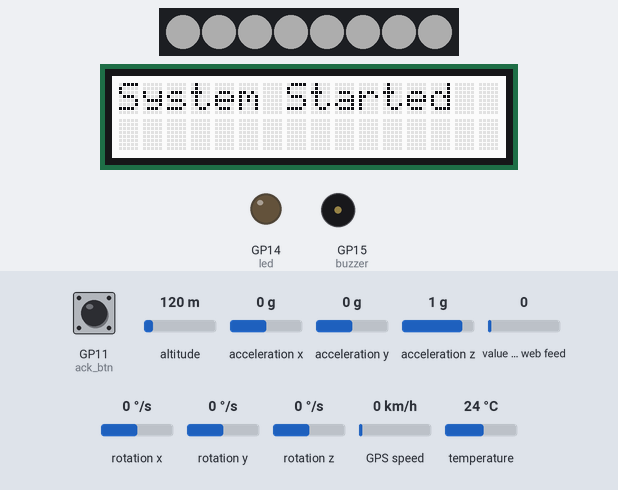
The program below on a simulated Raspberry Pi Pico running MicroPython. Parts: 8 RGB LEDs in strip order, left to right, 16×2 character LCD, output pins drawn as LEDs (lit = HIGH), buzzer (waves = sounding). The test bench sets the inputs (shaded band); at power-on: acceleration x 0 g, acceleration y 0 g, GP11 (ack_btn) HIGH, altitude 120 m, acceleration z 1 g, value of the web feed 0, rotation x 0 °/s, rotation y 0 °/s, rotation z 0 °/s, GPS speed 0 km/h, temperature 24 °C. Dim RGB values are drawn brighter than linear; WiFi joins after 1.5 s; the clock reads 2024-03-15 10:24:30 at power-on unless the program sets it; the GPS gets a fix after 3 s at 37.7749, -122.4194 with 8 satellites; requests to the public web service named in the program get a made-up reply in its usual format after 0.4 s (London, UTC, broken clouds, 64 % humidity, 1013 hPa unless stated); the interpreter's speed is modelled, so counts of loop turns are approximate; web requests get an empty 200 reply after 0.4 s; library files of the repository ran but are not shown: mpu6050.py; what the program prints to the serial console is not drawn.

Above: at 0.4 s.
At 3.1 s:
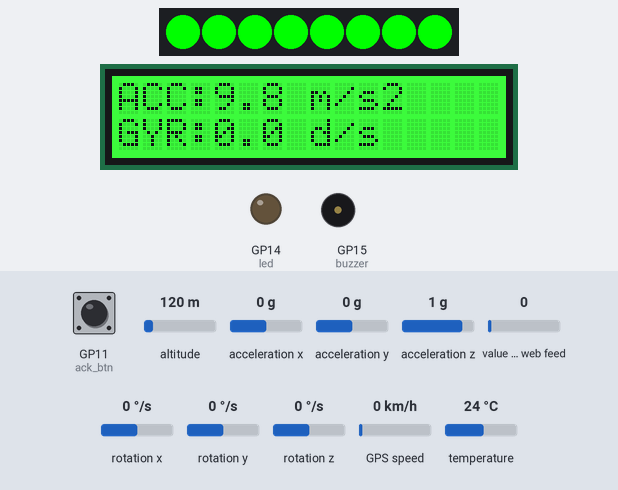
3.2 s: acceleration x set to -1.4 g
At 4.3 s:
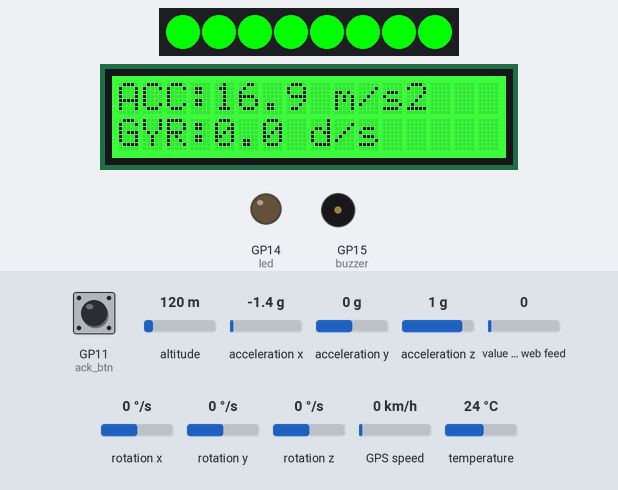
5.1 s: acceleration y set to -0.5 g
At 6.4 s:
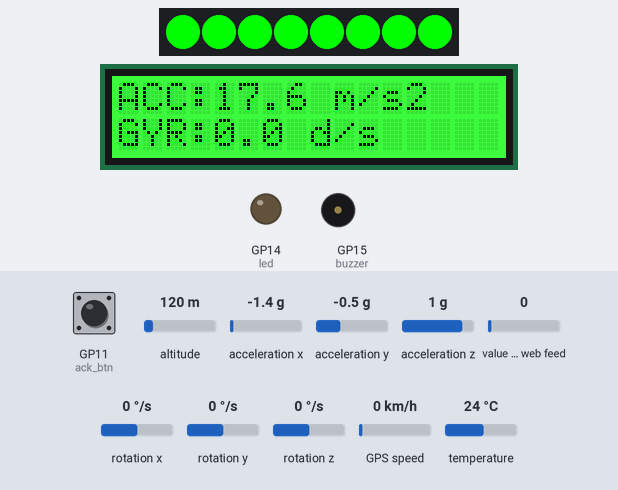
6.7 s: acceleration y set to -0.8 g
At 7.2 s:
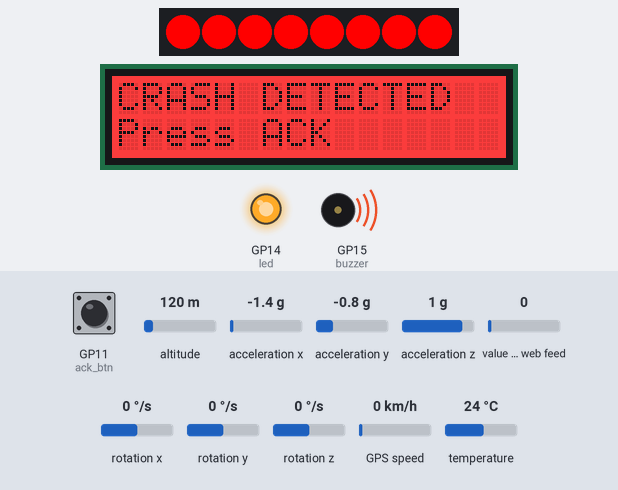
Timing chart, 0 to 15.7 s (numbered marks = the images above; inputs shaded):
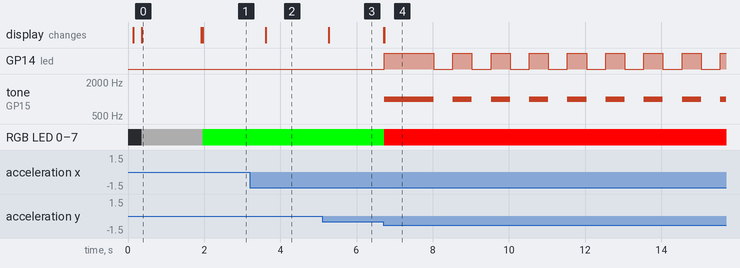

Measured:
- the behaviour switches between -0.6 and -0.7 g on acceleration y (found by bisection; images 3 and 4)
- after the input at 3.2 s, the display: changes after 0.41 s (image 2)
- after the input at 5.1 s, the display: changes after 0.17 s (image 3)
- after the input at 6.7 s, GP14 (led): LOW → HIGH at once, then repeats every 1.0 s: LOW 0.50 s, HIGH 0.50 s; tone on GP15 (buzzer): silent → 1000 Hz at once, then repeats every 1.0 s: silent 0.50 s, 1000 Hz 0.50 s; RGB LED 0–7: RGB(0, 255, 0) → RGB(255, 0, 0) at once; the display: first changes at once (image 4 shows a later state)
- what the display in image 0 shows lasts 1.5 s, from 0.4 s to 1.9 s

The program:

main.py
```python
from machine import Pin, I2C, PWM,UART
import neopixel
import time
import math
import network
import urequests
import mpu6050
import gc
import ntptime
# =========================
# TIME SYNC (NTP)
# =========================
def sync_time():
    try:
        print("⏰ Syncing time with NTP...")
        ntptime.settime()   # sets UTC time
        print("✅ Time synced:", time.localtime())
        return True
    except Exception as e:
        print("❌ NTP sync failed:", e)
        return False
# =========================
# FIREBASE
# =========================
FIREBASE_URL = "https://motorcyclealert-fb0b5-default-rtdb.firebaseio.com/accidents/latest.json"
DEVICE_SOURCE = "SMART_MOTORCYCLE_SYSTEM"

def send_firebase_alert(status, severity, source, lat, lon):
    if not wlan or not wlan.isconnected():
        print("⚠️ WiFi not available, skipping Firebase")
        return
    payload = {
        "status": status,                       # ACCIDENT / TEST
        "severity": severity,                   # LOW / MEDIUM / HIGH
        "source": source,                       # SMART_MOTORCYCLE_SYSTEM
        "timestamp": int((time.time() + 3 * 3600) * 1000)
    # Unix t ime in ms
    }
    # ===== GPS AVAILABLE =====
    if lat is not None and lon is not None:
        payload["latitude"] = lat
        payload["longitude"] = lon
        # Google Maps (Android / global)
        payload["google_maps"] = (
            f"https://www.google.com/maps?q={lat},{lon}"
        )
        # Gaode / Amap (China / backup)
        payload["gaode_maps"] = (
            f"https://uri.amap.com/marker?position={lon},{lat}"
        )
    # ===== GPS NOT AVAILABLE =====
    else:
        payload["google_maps"] = "GPS not fixed"
        payload["gaode_maps"] = "GPS not fixed"
    try:
        r = urequests.put(FIREBASE_URL, json=payload)
        print("🔥 Firebase sent:", r.text)
        r.close()
        gc.collect()   # VERY IMPORTANT for Pico memory
    except Exception as e:
        print("❌ Firebase error:", e)

# =========================
# HARDWARE SETUP
# =========================
ack_btn     = Pin(11, Pin.IN, Pin.PULL_UP)
restart_btn = Pin(4, Pin.IN, Pin.PULL_UP)
power_btn = Pin(9, Pin.IN, Pin.PULL_UP)
system_on = True
last_power_btn = 1

led    = Pin(14, Pin.OUT)
buzzer = PWM(Pin(15))

NUM_LEDS = 8
rgb = neopixel.NeoPixel(Pin(6), NUM_LEDS)

i2c = I2C(0, scl=Pin(1), sda=Pin(0), freq=100000)
imu = mpu6050.accel(i2c)

# =========================
# RGB
# =========================
def set_rgb_all(r, g, b):
    for i in range(len(rgb)):
        rgb[i] = (r, g, b)
    rgb.write()

# =========================
# GPS SETUP (NEO-6M)
# =========================
gps = UART(0, baudrate=9600, tx=Pin(16), rx=Pin(17), timeout=1000)

gps_lat = None
gps_lon = None
gps_fix =  False

def convert_to_degrees(raw, direction):
    if not raw or raw == "":
        return None
    d = float(raw)
    degrees = int(d // 100)
    minutes = d - (degrees * 100)
    dec = degrees + minutes / 60
    if direction in ['S', 'W']:
        dec = -dec
    return round(dec, 6)

def update_gps():
    global gps_lat, gps_lon, gps_fix
    if gps.any():
        try:
            line = gps.readline()
            if not line:
                return
            line = line.decode("utf-8", "ignore")
            if line.startswith("$GPRMC"):
                parts = line.split(",")
                if parts[2] == "A":  # Valid fix
                    lat = convert_to_degrees(parts[3], parts[4])
                    lon = convert_to_degrees(parts[5], parts[6])
                    if lat and lon:
                        gps_lat = lat
                        gps_lon = lon
                        gps_fix = True
        except:
            pass

# =========================
# LCD1602 RGB
# =========================
LCD_ADDR = 0x3E
RGB_ADDR = 0x60

def lcd_cmd(cmd):
    i2c.writeto(LCD_ADDR, bytes([0x80, cmd]))
    time.sleep_ms(2)

def lcd_data(data):
    i2c.writeto(LCD_ADDR, bytes([0x40, data]))

def lcd_init():
    time.sleep(0.05)
    lcd_cmd(0x38)
    lcd_cmd(0x39)
    lcd_cmd(0x14)
    lcd_cmd(0x70)
    lcd_cmd(0x56)
    lcd_cmd(0x6C)
    time.sleep(0.2)
    lcd_cmd(0x38)
    lcd_cmd(0x0C)
    lcd_cmd(0x01)

def lcd_print(text, line):
    lcd_cmd(0x80 if line == 0 else 0xC0)
    if len(text) > 16:
        text = text[:16]
    while len(text) < 16:
        text += " "
    for c in text:
        lcd_data(ord(c))

def set_lcd_rgb(r, g, b):
    i2c.writeto(RGB_ADDR, bytes([0x00, 0x00]))
    i2c.writeto(RGB_ADDR, bytes([0x01, 0x00]))
    i2c.writeto(RGB_ADDR, bytes([0x08, 0xAA]))
    i2c.writeto(RGB_ADDR, bytes([0x04, r]))
    i2c.writeto(RGB_ADDR, bytes([0x03, g]))
    i2c.writeto(RGB_ADDR, bytes([0x02, b]))

# =========================
# System ShutDown + System StartUp
# =========================
DEBOUNCE_MS = 300
last_toggle_time = 0

def power_pressed():
    global last_power_btn, last_toggle_time
    now = time.ticks_ms()
    cur = power_btn.value()

    pressed = False
    if last_power_btn == 1 and cur == 0:  # falling edge
        if time.ticks_diff(now, last_toggle_time) > DEBOUNCE_MS:
            pressed = True
            last_toggle_time = now

    last_power_btn = cur
    return pressed

def system_shutdown():
    print("🛑 SYSTEM SHUTDOWN")

    # Stop outputs
    led.value(0)
    buzzer.duty_u16(0)

    set_rgb_all(0, 0, 0)

    set_lcd_rgb(0, 0, 0)
    lcd_print("SYSTEM OFF", 0)
    lcd_print("Press POWER", 1)

def system_startup():
    print("▶️ SYSTEM STARTING")

    lcd_init()
    lcd_print("SYSTEM READY", 0)
    lcd_print("Monitoring...", 1)
    set_lcd_rgb(0, 255, 0)

    set_rgb_all(0, 255, 0)

    # Reconnect WiFi

    if wlan and wlan.isconnected():

        print("WiFi already connected")
    else:
        reconnect_wifi()
# =========================
# WIFI + IFTTT + LOCATION
# =========================
SSID = "iPhone"
PASSWORD = "12345678"

IFTTT_URL = "http://maker.ifttt.com/trigger/crash_alert/with/key/kCbnEHxZd1z9EC-aRoOxtw1ee_n4KRnauVeT_UGNhJ6"

IFTTT_SAFE_URL = "http://maker.ifttt.com/trigger/driver_safe/with/key/kCbnEHxZd1z9EC-aRoOxtw1ee_n4KRnauVeT_UGNhJ6"

google_maps_link = None
gaode_maps_link = None

def send_ifttt_notification(value1, value2):
    if not wlan or not wlan.isconnected():
        print("⚠️ WiFi not available, skipping IFTTT")
        return

    data = {
        "value1": value1,
        "value2": value2
    }
    try:
        r = urequests.post(IFTTT_URL, json=data)
        print("IFTTT response:", r.status_code)
        r.close()
    except Exception as e:
        print("IFTTT error:", e)

def send_driver_safe():
    if not wlan or not wlan.isconnected():
        print("⚠️ WiFi not available, skipping driver safe message")
        return

    try:
        r = urequests.post(IFTTT_SAFE_URL, json={})
        r.close()
        print("Driver safe notification sent")
    except Exception as e:
        print("IFTTT error:", e)

# =========================
# ACCIDENT DETECTION
# =========================
ACC_HIGH       = 18.0    # Severe impact
ACC_MEDIUM     = 14.5
GYRO_MEDIUM    = 150.0
GYRO_VERY_HIGH = 220.0
FALL_TIME_MS   = 100.0

def acc_magnitude():
    v = imu.get_values()
    ax, ay, az = v["AcX"], v["AcY"], v["AcZ"]
    return math.sqrt(ax*ax + ay*ay + az*az)

def gyro_magnitude():
    gx, gy, gz = imu.read_gyro()
    return math.sqrt(gx*gx + gy*gy + gz*gz)

# =========================
# WIFI CONNECT
# =========================
def connect_wifi(timeout_sec=15):
    print("Connecting to WiFi...")
    wlan = network.WLAN(network.STA_IF)
    wlan.active(True)
    wlan.connect(SSID, PASSWORD)

    start = time.time()
    while not wlan.isconnected():
        if time.time() - start > timeout_sec:
            print("⚠️ WiFi connection timed out")
            return None
        time.sleep(0.5)

    print("✅ WiFi connected:", wlan.ifconfig()[0])
    return wlan

def reconnect_wifi(timeout_sec=15):
    global wlan

    print("🔄 Reconnecting WiFi...")

    # If wlan does not exist, create it
    if wlan is None:
        wlan = network.WLAN(network.STA_IF)

    wlan.active(False)
    time.sleep(1)
    wlan.active(True)
    wlan.connect(SSID, PASSWORD)

    start = time.time()
    while not wlan.isconnected():
        if time.time() - start > timeout_sec:
            print("⚠️ WiFi reconnection failed")
            return False
        time.sleep(0.5)

    print("✅ WiFi reconnected:", wlan.ifconfig()[0])
    return True

lcd_init()
lcd_print("System Started",0)
set_lcd_rgb(255,255,255)

set_rgb_all(50,50,50)
# ---- CONNECT WIFI WITH TIMEOUT ----
wlan = connect_wifi(timeout_sec=15)
if wlan:
    sync_time()

# =========================
# MAIN SYSTEM LOOP
# =========================

while True:

    # ---------- GLOBAL POWER CHECK ----------
    if power_pressed():
        system_on = not system_on
        if system_on:
            system_startup()
        else:
            system_shutdown()

    if not system_on:
        time.sleep(0.1)
        continue

    # ---------- SYSTEM READY ----------
    lcd_print("SYSTEM READY", 0)
    lcd_print("Monitoring...", 1)
    set_lcd_rgb(0, 255, 0)

    set_rgb_all(0, 255, 0)

    led.value(0)
    buzzer.duty_u16(0)

    last_lcd_update = 0
    crash_triggered = False

    # =========================
    # ---- MONITORING LOOP ----
    # =========================
    while True:

        # ----- POWER BUTTON (MONITORING) -----
        if power_pressed():
            system_on = False
            break

        acc  = acc_magnitude()
        gyro = gyro_magnitude()

        print("ACC:", acc, "GYRO:", gyro)

        if power_pressed():
            system_on = False
            break

        if time.ticks_ms() - last_lcd_update > 500:
            lcd_print("ACC:{:.1f} m/s2".format(acc), 0)
            lcd_print("GYR:{:.1f} d/s".format(gyro), 1)
            last_lcd_update = time.ticks_ms()

        # ---- ACCIDENT DETECTION ----
        if acc > ACC_HIGH:
            crash_triggered = True
            print("Case 1: Impact")
            break

        if acc > ACC_MEDIUM and gyro > GYRO_MEDIUM:
            crash_triggered = True
            print("Case 2: Impact + rotation")
            break

        if gyro > GYRO_VERY_HIGH:
            t0 = time.ticks_ms()
            while time.ticks_diff(time.ticks_ms(), t0) < FALL_TIME_MS:
                if power_pressed():
                    system_on = False
                    break

                if gyro_magnitude() < GYRO_VERY_HIGH:
                    break

                time.sleep(0.01)

            else:
                crash_triggered = True
                print("Case 3: Bike fall")
                break

        # Non-blocking sleep (100 ms total)
        for _ in range(10):          # 10 × 10ms = 100ms
            if power_pressed():
                system_on = False
                break
            time.sleep(0.01)

        if not system_on:
            break
    # ---------- HANDLE POWER OFF ----------
    if not system_on:
        system_shutdown()
        continue

    if not crash_triggered:
        continue

    # =========================
    # ---- CRASH HANDLING ----
    # =========================
    lcd_print("CRASH DETECTED", 0)
    lcd_print("Press ACK", 1)
    set_lcd_rgb(255, 0, 0)

    set_rgb_all(255, 0, 0)

    led.value(1)
    buzzer.freq(1000)
    buzzer.duty_u16(30000)

    # ---- GPS UPDATE ----
    for _ in range(20):
        update_gps()
        if gps_fix:
            break
        time.sleep(0.1)

    if gps_fix:
        google_maps_link = f"https://www.google.com/maps?q={gps_lat},{gps_lon}"
        gaode_maps_link  = f"https://uri.amap.com/marker?position={gps_lon},{gps_lat}"
    else:
        google_maps_link = "GPS not fixed"
        gaode_maps_link  = "GPS not fixed"

    send_ifttt_notification(google_maps_link, gaode_maps_link)

    # ---- SEND TO FIREBASE ----
    send_firebase_alert(
        status="ACCIDENT",
        severity="HIGH" if acc > ACC_HIGH else "MEDIUM",
        source=DEVICE_SOURCE,
        lat=gps_lat if gps_fix else None,
        lon=gps_lon if gps_fix else None
    )
    # ---- BLINK LED + BUZZER UNTIL ACK ----
    while ack_btn.value() == 1:

        # ON phase
        led.value(1)
        buzzer.duty_u16(30000)
        for _ in range(50):          # 50 × 10ms = 0.5s
            if ack_btn.value() == 0:
                break
            time.sleep(0.01)

        # OFF phase
        led.value(0)
        buzzer.duty_u16(0)
        for _ in range(50):
            if ack_btn.value() == 0:
                break
            time.sleep(0.01)

    time.sleep(0.3)
    send_driver_safe()

    buzzer.duty_u16(0)
    led.value(0)

    lcd_print("ACK RECEIVED", 0)
    lcd_print("Press RESTART", 1)
    set_lcd_rgb(0, 0, 255)

    set_rgb_all(0, 0, 255)

    # ---- WAIT FOR RESTART ----
    while restart_btn.value() == 1:
        time.sleep(0.1)

    gps_fix = False
    gps_lat = None
    gps_lon = None

    lcd_print("Restarting", 0)
    lcd_print("System", 1)
    reconnect_wifi(timeout_sec=15)

    time.sleep(0.3)
```
